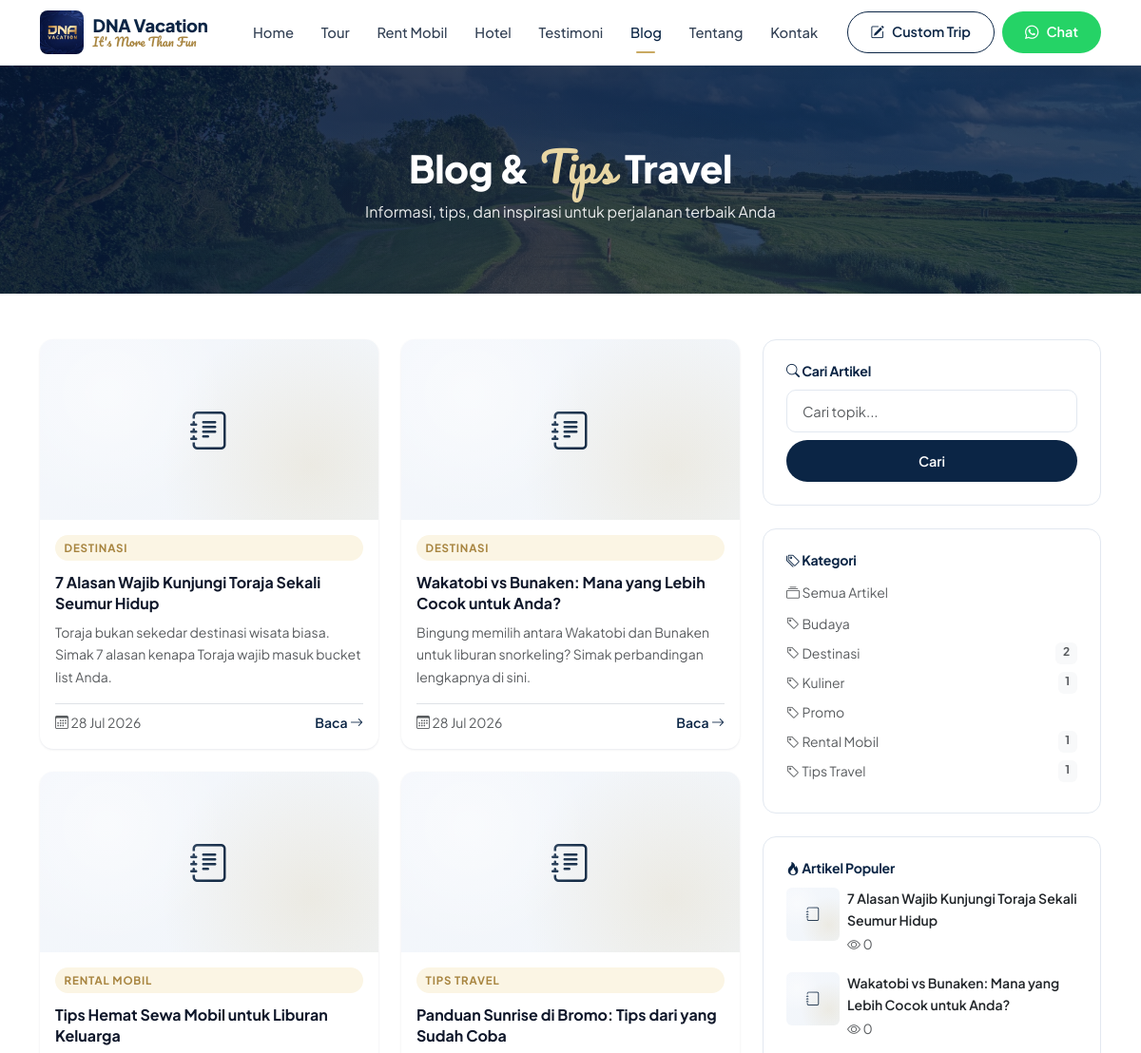
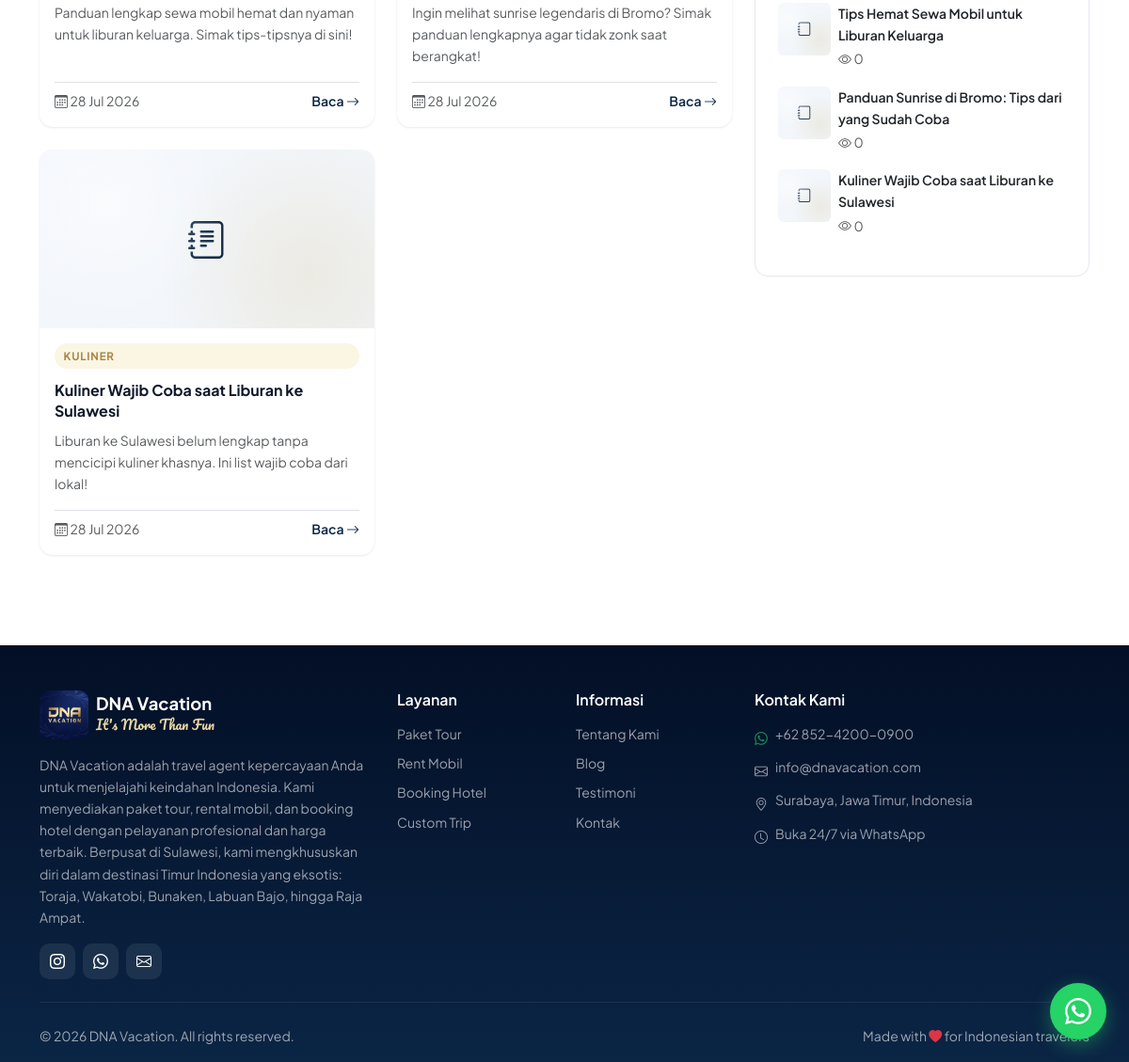
Screenshot of /blog.php with the database file from the repository (2 pictures, top to bottom).
### tables this page shows
CREATE TABLE site_settings (
  id INT AUTO_INCREMENT PRIMARY KEY,
  setting_key VARCHAR(100) NOT NULL UNIQUE,
  setting_value TEXT,
  updated_at TIMESTAMP DEFAULT CURRENT_TIMESTAMP ON UPDATE CURRENT_TIMESTAMP
);

CREATE TABLE blog_posts (
  id INT AUTO_INCREMENT PRIMARY KEY,
  title VARCHAR(200) NOT NULL,
  slug VARCHAR(220) NOT NULL UNIQUE,
  category_id INT,
  excerpt TEXT,
  content LONGTEXT,
  image VARCHAR(255),
  author_id INT,
  is_published TINYINT(1) DEFAULT 0,
  meta_title VARCHAR(200),
  meta_description TEXT,
  view_count INT DEFAULT 0,
  published_at TIMESTAMP NULL,
  created_at TIMESTAMP DEFAULT CURRENT_TIMESTAMP,
  updated_at TIMESTAMP DEFAULT CURRENT_TIMESTAMP ON UPDATE CURRENT_TIMESTAMP,
  FOREIGN KEY (category_id) REFERENCES blog_categories(id) ON DELETE SET NULL,
  FOREIGN KEY (author_id) REFERENCES admin_users(id) ON DELETE SET NULL,
  INDEX idx_published (is_published),
  INDEX idx_slug (slug)
);

CREATE TABLE blog_categories (
  id INT AUTO_INCREMENT PRIMARY KEY,
  name VARCHAR(100) NOT NULL,
  slug VARCHAR(120) NOT NULL UNIQUE,
  created_at TIMESTAMP DEFAULT CURRENT_TIMESTAMP
);

### blog.php (the view, shortened to what the rows shown need)
<?php
require_once 'includes/header.php';
$where = ['p.is_published = 1'];
$params = [];
$whereSQL = implode(' AND ', $where);
$perPage = 9;
$page = max(1, (int)($_GET['page'] ?? 1));
$offset = ($page - 1) * $perPage;
$stmt = $pdo->prepare("SELECT p.*, c.name as category_name FROM blog_posts p LEFT JOIN blog_categories c ON p.category_id=c.id WHERE {$whereSQL} ORDER BY p.published_at DESC LIMIT {$perPage} OFFSET {$offset}");
$stmt->execute($params);
$posts = $stmt->fetchAll();
$blogCategories = $pdo->query("SELECT bc.*, (SELECT COUNT(*) FROM blog_posts WHERE category_id=bc.id AND is_published=1) as post_count FROM blog_categories bc ORDER BY bc.name")->fetchAll();
$latestPosts = $pdo->query("SELECT * FROM blog_posts WHERE is_published=1 ORDER BY view_count DESC LIMIT 5")->fetchAll();
?>
<div class="page-header">
    <div class="container">
        <h1>Blog & <span class="script">Tips</span> Travel</h1>
    </div>
</div>
<section class="py-5">
    <div class="container">
        <div class="row g-4">
            <div class="col-lg-8">
                <?php if (empty($posts)): ?>
                <div class="text-center py-5 bg-white rounded-3">
                    <i class="bi bi-journal text-muted" style="font-size:3rem"></i>
                    <p class="mt-3 text-muted">Belum ada artikel yang sesuai.</p>
                </div>
                <?php else: ?>
                <div class="row g-4">
                    <?php foreach ($posts as $post): ?>
                    <div class="col-md-6">
                        <div class="card blog-card h-100">
                            <div class="image-wrapper">
                            <?php if ($post['image']): ?>
                                <img src="<?= uploadUrl($post['image']) ?>" class="card-img-top" alt="<?= e($post['title']) ?>" onerror="handleImgError(this)">
                            <?php else: ?>
                                <div class="card-img-top placeholder-img" style="height:190px"><i class="bi bi-journal-text"></i></div>
                            <?php endif; ?>
                            </div>
                            <div class="card-body d-flex flex-column">
                                <span class="blog-category"><?= e($post['category_name'] ?? 'Artikel') ?></span>
                                <h6 class="card-title mt-1"><?= e($post['title']) ?></h6>
                                <p class="small text-muted flex-grow-1"><?= truncate(strip_tags($post['excerpt'] ?: $post['content']), 110) ?></p>
                                <div class="d-flex justify-content-between align-items-center border-top pt-2">
                                    <small class="text-muted"><i class="bi bi-calendar3"></i> <?= date('d M Y', strtotime($post['published_at'] ?: $post['created_at'])) ?></small>
                                    <a href="<?= BASE_URL ?>/blog-detail.php?slug=<?= e($post['slug']) ?>" class="text-primary-custom small fw-semibold text-decoration-none">Baca <i class="bi bi-arrow-right"></i></a>
                                </div>
                            </div>
                        </div>
                    </div>
                    <?php endforeach; ?>
                </div>
                <?php endif; ?>
            </div>
            <div class="col-lg-4">
                <div class="filter-section mb-4" style="position:static">
                    <ul class="list-unstyled mb-0">
                        <?php foreach ($blogCategories as $bc): ?>
                        <li class="mb-2 d-flex justify-content-between">
                            <a href="<?= BASE_URL ?>/blog.php?category=<?= $bc['id'] ?>" class="text-decoration-none text-muted small">
                                <i class="bi bi-tag"></i> <?= e($bc['name']) ?>
                            </a>
                            <?php if ($bc['post_count']): ?><span class="badge bg-light text-muted"><?= $bc['post_count'] ?></span><?php endif; ?>
                        </li>
                        <?php endforeach; ?>
                    </ul>
                </div>
                <?php if ($latestPosts): ?>
                <div class="filter-section" style="position:static">
                    <?php foreach ($latestPosts as $lp): ?>
                    <div class="d-flex gap-2 mb-3">
                        <div class="placeholder-img rounded flex-shrink-0" style="width:56px;height:56px;font-size:.9rem"><i class="bi bi-journal"></i></div>
                        <div>
                            <a href="<?= BASE_URL ?>/blog-detail.php?slug=<?= e($lp['slug']) ?>" class="text-decoration-none text-dark small fw-semibold d-block"><?= e(truncate($lp['title'], 55)) ?></a>
                            <small class="text-muted"><i class="bi bi-eye"></i> <?= $lp['view_count'] ?></small>
                        </div>
                    </div>
                    <?php endforeach; ?>
                </div>
                <?php endif; ?>
            </div>
        </div>
    </div>
</section>
<?php require_once 'includes/footer.php'; ?>

### includes/header.php (shortened to what the rows shown need)
<?php require_once __DIR__ . '/config.php'; ?>
<!DOCTYPE html>
<html lang="id">
<head>
    <link href="https://cdn.jsdelivr.net/npm/bootstrap@5.3.3/dist/css/bootstrap.min.css" rel="stylesheet">
    <link href="https://cdn.jsdelivr.net/npm/bootstrap-icons@1.11.3/font/bootstrap-icons.min.css" rel="stylesheet">
    <link href="<?= asset('css/style.css') ?>" rel="stylesheet">
</head>
<body>
    <nav class="navbar navbar-expand-lg sticky-top">
        <div class="container">
            <a class="navbar-brand" href="<?= BASE_URL ?>/">
                <div class="brand-text d-none d-sm-flex">
                    <span class="brand-name"><?= e(getSetting('site_name') ?: 'DNA Vacation') ?></span>
                    <span class="brand-tag"><?= e(getSetting('brand_tagline') ?: "It's More Than Fun") ?></span>
                </div>
            </a>
        </div>
    </nav>

### includes/footer.php (shortened to what the rows shown need)
<footer class="pt-5 pb-3 mt-5">
    <div class="container">
        <div class="row g-4">
            <div class="col-lg-4">
                <div class="d-flex align-items-center gap-2 mb-2">
                    <img src="<?= e(logoUrl()) ?>" alt="<?= e(getSetting('site_name') ?: 'DNA Vacation') ?>" style="width:52px;height:52px;border-radius:10px;object-fit:cover">
                    <div>
                        <h5 class="fw-bold mb-0" style="font-size:1.15rem"><?= e(getSetting('site_name') ?: 'DNA Vacation') ?></h5>
                        <div class="footer-brand-tag"><?= e(getSetting('footer_tagline') ?: "It's More Than Fun") ?></div>
                    </div>
                </div>
                <p class="text-white-50 small mb-3 mt-3"><?= e(getSetting('about_text') ?: 'Travel agent terpercaya untuk liburan impian Anda.') ?></p>
                <div class="d-flex gap-2 mt-3">
                    <?php if (getSetting('instagram_url')): ?>
                    <a href="<?= e(getSetting('instagram_url')) ?>" target="_blank" class="d-inline-flex align-items-center justify-content-center text-white" style="width:38px;height:38px;background:rgba(255,255,255,.08);border-radius:10px" title="Instagram">
                    </a>
                    <?php endif; ?>
                    <a href="<?= waLink() ?>" target="_blank" class="d-inline-flex align-items-center justify-content-center text-white" style="width:38px;height:38px;background:rgba(255,255,255,.08);border-radius:10px" title="WhatsApp">
                    </a>
                    <?php if (getSetting('email')): ?>
                        <a href="mailto:<?= e(getSetting('email')) ?>" class="d-inline-flex align-items-center justify-content-center text-white" style="width:38px;height:38px;background:rgba(255,255,255,.08);border-radius:10px" title="Email">
                        </a>
                    <?php endif; ?>
                </div>
            </div>
            <div class="col-lg-4">
                <ul class="list-unstyled small text-white-50">
                    <li class="mb-2 d-flex gap-2"><i class="bi bi-whatsapp text-success mt-1"></i><span><?= e(getSetting('phone') ?: '+62 812-3456-7890') ?></span></li>
                    <?php if (getSetting('email')): ?>
                    <li class="mb-2 d-flex gap-2"><i class="bi bi-envelope mt-1"></i><span><?= e(getSetting('email')) ?></span></li>
                    <?php endif; ?>
                    <?php if (getSetting('address')): ?>
                        <li class="mb-2 d-flex gap-2"><i class="bi bi-geo-alt mt-1"></i><span><?= e(getSetting('address')) ?></span></li>
                    <?php endif; ?>
                </ul>
            </div>
        </div>
        <div class="d-flex justify-content-between align-items-center flex-wrap gap-2">
            <div class="text-white-50 small">
                &copy; <?= date('Y') ?> <?= e(getSetting('site_name') ?: SITE_NAME) ?>. All rights reserved.
            </div>
            <div class="text-white-50 small">
                <?php
                $copy = getSetting('copyright_text') ?: 'Made with ♥ for Indonesian travelers';
                $copy = str_replace(['♥', '❤'], '<i class="bi bi-heart-fill text-danger"></i>', e($copy));
                echo $copy;
                ?>
            </div>
        </div>
    </div>
</footer>
</body>
</html>

### rows the page displays
site_settings: setting_value "DNA Vacation"
blog_posts: category.name "DESTINASI", title "7 Alasan Wajib Kunjungi Toraja Sekali Seumur Hidup", excerpt "Toraja bukan sekedar destinasi wisata biasa. Simak 7 alasan kenapa Toraja wajib masuk bucket list Anda.", published_at "28 Jul 2026", view_count "0"
blog_posts: category.name "DESTINASI", title "Wakatobi vs Bunaken: Mana yang Lebih Cocok untuk Anda?", excerpt "Bingung memilih antara Wakatobi dan Bunaken untuk liburan snorkeling? Simak perbandingan lengkapnya di sini.", published_at "28 Jul 2026", view_count "0"
blog_posts: category.name "RENTAL MOBIL", title "Tips Hemat Sewa Mobil untuk Liburan Keluarga", excerpt "Panduan lengkap sewa mobil hemat dan nyaman untuk liburan keluarga. Simak tips-tipsnya di sini!", published_at "28 Jul 2026", view_count "0"
blog_posts: category.name "TIPS TRAVEL", title "Panduan Sunrise di Bromo: Tips dari yang Sudah Coba", excerpt "Ingin melihat sunrise legendaris di Bromo? Simak panduan lengkapnya agar tidak zonk saat berangkat!", published_at "28 Jul 2026", view_count "0"
blog_posts: category.name "KULINER", title "Kuliner Wajib Coba saat Liburan ke Sulawesi", excerpt "Liburan ke Sulawesi belum lengkap tanpa mencicipi kuliner khasnya. Ini list wajib coba dari lokal!", published_at "28 Jul 2026", view_count "0"
blog_categories: name "Budaya"
blog_categories: name "Destinasi", post_count "2"
blog_categories: name "Kuliner", post_count "1"
blog_categories: name "Promo"
blog_categories: name "Rental Mobil", post_count "1"
blog_categories: name "Tips Travel", post_count "1"
site_settings: setting_value "DNA Vacation adalah travel agent kepercayaan Anda untuk menjelajahi keindahan Indonesia. Kami menyediakan paket tour, rental mobil, dan booking hotel dengan pelayanan profesional dan harga terbaik. Berpusat di Sulawesi, kami mengkhususkan diri dalam destinasi Timur Indonesia yang eksotis: Toraja, Wakatobi, Bunaken, Labuan Bajo, hingga Raja Ampat."
site_settings: setting_value "+62 852-4200-0900"
site_settings: setting_value "info@dnavacation.com"
site_settings: setting_value "Surabaya, Jawa Timur, Indonesia"

### other values shown
getSetting('brand_tagline') ?: "It's More Than Fun" "It's More Than Fun"
getSetting('footer_tagline') ?: "It's More Than Fun" "It's More Than Fun"
getSetting('operational_hours') ?: 'Buka 24/7 via WhatsApp' "Buka 24/7 via WhatsApp"
